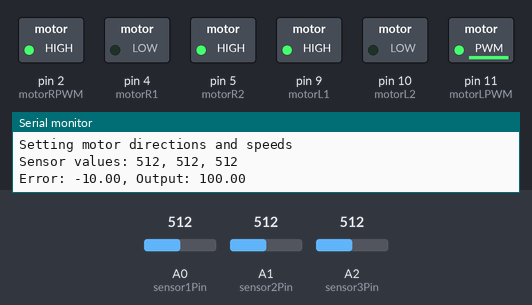
A sketch run on a simulated Arduino Uno, built with avr-gcc and run on an emulated ATmega328P. Shown: switched loads named in the sketch (green lamp = pin HIGH), the last lines printed to the serial monitor. The test bench sets the inputs (shaded band); at power-on: A2 (sensor3Pin) = 512, A0 (sensor1Pin) = 512, A1 (sensor2Pin) = 512.

Above: at 1.2 s.
1.3 s: A2 (sensor3Pin) set to 0
At 2.2 s:
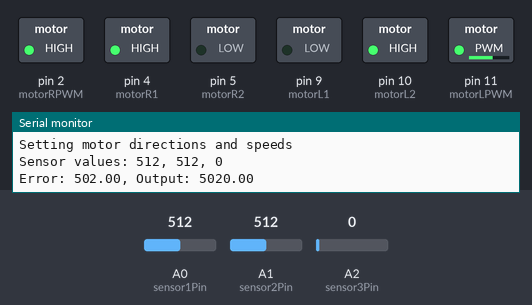
2.8 s: A0 (sensor1Pin) set to 122
At 2.95 s:
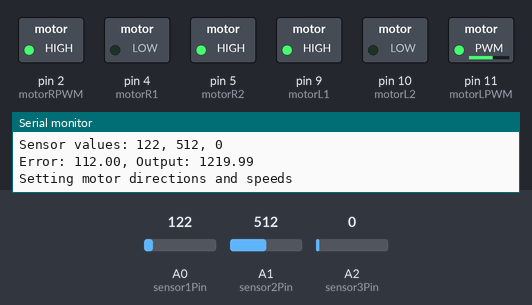
4.5 s: A1 (sensor2Pin) set to 109
7.5 s: A1 (sensor2Pin) set to 94
10.5 s: A0 (sensor1Pin) set to 0
At 12.0 s:
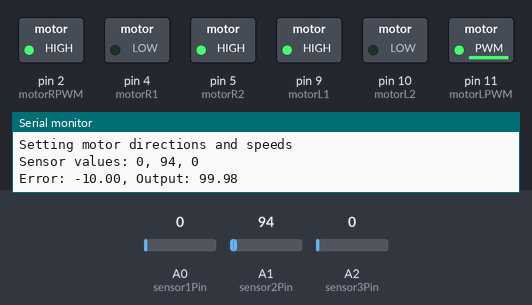
13.5 s: A0 (sensor1Pin) set to 20
At 14.3 s:
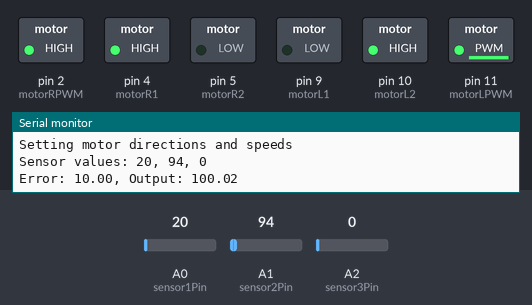
Timing chart, 0 to 16.2 s (numbered marks = the images above; inputs shaded):
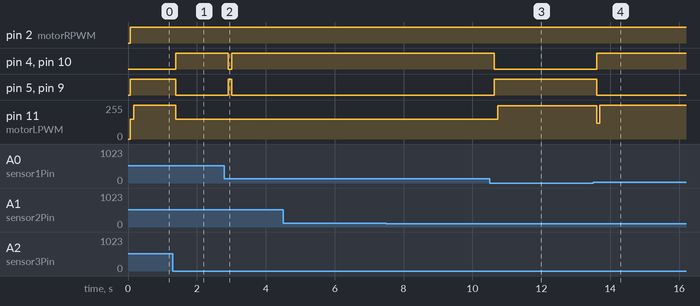

The sketch:

PID_implement.ino
```cpp
// Define pins and constants
const int sensor1Pin = A0;
const int sensor2Pin = A1;
const int sensor3Pin = A2;
const int motorRPWM = 2;
const int motorLPWM = 11;
const int motorR1 = 4;
const int motorR2 = 5;
const int motorL1 = 9;
const int motorL2 = 10;

// PID constants (adjust as needed)
double Kp = 10.0;
double Ki = 0.00001;
double Kd = 0.6;

// Variables for PID calculations and sensor readings
double Input, Output, Setpoint, integral, previousError;
int sensorValues[3];
unsigned long lastTime;

void setup() {
  // Initialize serial communication and pins
  Serial.begin(9600);
  Serial.println("Setup started");  // Debugging statement

  // Pin setup
  pinMode(sensor1Pin, INPUT);
  pinMode(sensor2Pin, INPUT);
  pinMode(sensor3Pin, INPUT);
  pinMode(motorRPWM, OUTPUT);
  pinMode(motorLPWM, OUTPUT);
  pinMode(motorR1, OUTPUT);
  pinMode(motorR2, OUTPUT);
  pinMode(motorL1, OUTPUT);
  pinMode(motorL2, OUTPUT);

  lastTime = millis();
  Setpoint = 10;  // Adjust setpoint if needed

  Serial.println("Setup complete");  // Debugging statement
}

void loop() {
  // Read sensor values
  sensorValues[0] = analogRead(sensor1Pin);
  sensorValues[1] = analogRead(sensor2Pin);
  sensorValues[2] = analogRead(sensor3Pin);

  // Print sensor readings for debugging
  Serial.print("Sensor values: ");
  Serial.print(sensorValues[0]);
  Serial.print(", ");
  Serial.print(sensorValues[1]);
  Serial.print(", ");
  Serial.println(sensorValues[2]);

  // Error checking for invalid sensor readings
  if (sensorValues[0] < 0 || sensorValues[1] < 0 || sensorValues[2] < 0) {
    Serial.println("Invalid sensor readings! Check connections and calibration.");
    // Implement error handling here (e.g., stop motors, blink LED)
    // You may want to add a delay or return to prevent continuous motor control
   delay(1000);
    return;
  }

  // Calculate error and PID terms
  Input = sensorValues[0] - sensorValues[2];  // Adjust error calculation if needed

  unsigned long now = millis();
  double elapsedTime = (now - lastTime) / 1000.0;
  lastTime = now;

  double error = Input - Setpoint;
  integral += error * elapsedTime;
  double derivative = (error - previousError) / elapsedTime;
  previousError = error;

  Output = Kp * error + Ki * integral + Kd * derivative;

  // Print PID values for debugging
  Serial.print("Error: ");
  Serial.print(error);
  Serial.print(", Output: ");
  Serial.println(abs(Output));


  // Apply output limits
  Output = constrain(Output, -255, 255);

  // Motor control
  Serial.println("Setting motor directions and speeds");  // Debugging statement
  digitalWrite(motorR1, Output > 0 ? HIGH : LOW);
  digitalWrite(motorR2, Output > 0 ? LOW : HIGH);
  digitalWrite(motorL1, Output < 0 ? HIGH : LOW);
  digitalWrite(motorL2, Output < 0 ? LOW : HIGH);
  analogWrite(motorRPWM, abs(Output) + 105);
  analogWrite(motorLPWM, abs(Output) - 105);

  // Introduce a delay to control the loop rate
  delay(10);
}
```

Measured:
- after the input at 1.3 s, pin 4 (motorR1), pin 10 (motorL2): LOW → HIGH after 0.09 s; pin 5 (motorR2), pin 9 (motorL1): HIGH → LOW after 0.09 s; pin 11 (motorLPWM): 252/255 → 150/255 after 0.09 s
- after the input at 2.8 s, pin 4 (motorR1), pin 10 (motorL2): HIGH → LOW after 0.10 s, → HIGH 0.10 s later; pin 5 (motorR2), pin 9 (motorL1): LOW → HIGH after 0.10 s, → LOW 0.10 s later
- after the input at 10.5 s, pin 4 (motorR1), pin 10 (motorL2): HIGH → LOW after 0.14 s; pin 5 (motorR2), pin 9 (motorL1): LOW → HIGH after 0.14 s; pin 11 (motorLPWM): 150/255 → 251/255 after 0.23 s
- after the input at 13.5 s, pin 4 (motorR1), pin 10 (motorL2): LOW → HIGH after 0.10 s; pin 5 (motorR2), pin 9 (motorL1): HIGH → LOW after 0.10 s; pin 11 (motorLPWM): 251/255 → 117/255 after 0.10 s, → 252/255 0.10 s later
